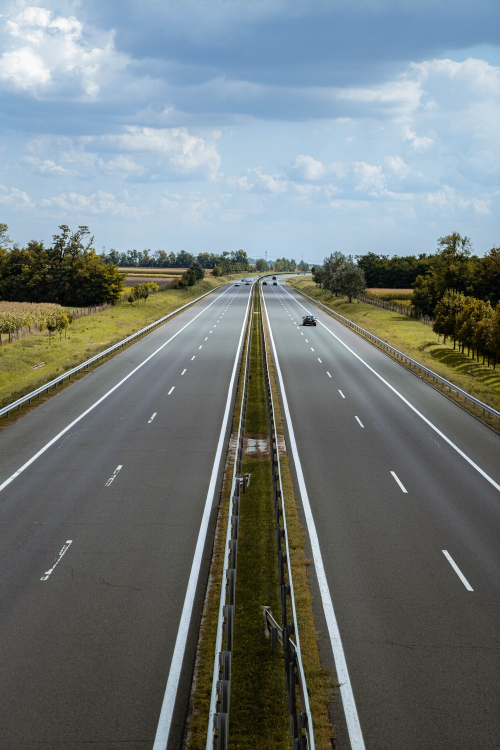
#> input picture road.jpg, 1000 x 1500 px (shown at 1/2 size)
$ python main.py
#> lines starting #> are read from the running program, lines starting #| are printed output that depends on the picture; after the words box and inside, x2 and y2 are one past the last pixel; in counts of white or black regions, pixels touching at a corner belong together
import math

import cv2
import matplotlib
import numpy
import numpy as np

img = cv2.imread('road.jpg', cv2.IMREAD_COLOR)
#> img is the input picture: shape (1500, 1000, 3); mean B, G, R 123.1, 122.7, 114

scale_percent = 40  # percent of original size
width = int(img.shape[1] * scale_percent / 100)
#> width = 400
height = int(img.shape[0] * scale_percent / 100)
#> height = 600
dim = (width, height)
#> dim = (400, 600)

# resize image
resized = cv2.resize(img, dim, interpolation=cv2.INTER_AREA)
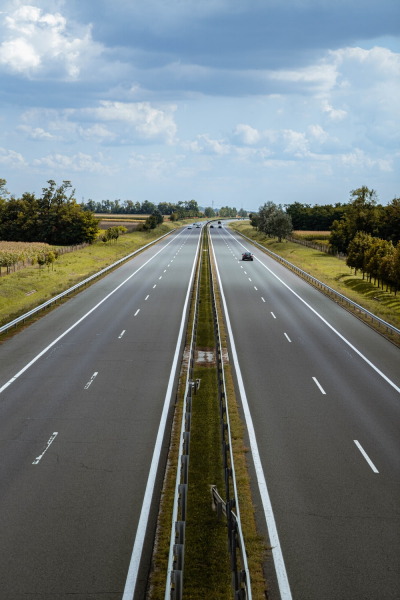
#> resized: shape (600, 400, 3); mean B, G, R 123.1, 122.7, 114
cv2.imshow('resized',resized)
cv2.waitKey(0)
cv2.destroyAllWindows()

#hsv
hsv_img = cv2.cvtColor(resized, cv2.COLOR_BGR2HSV)
#> hsv_img: shape (600, 400, 3); mean H, S, V 64.3, 57.3, 132.8
cv2.imshow('hsv',hsv_img)
cv2.waitKey(0)
cv2.destroyAllWindows()

h, s, v = hsv_img[:, :, 0], hsv_img[:, :, 1], hsv_img[:, :, 2]
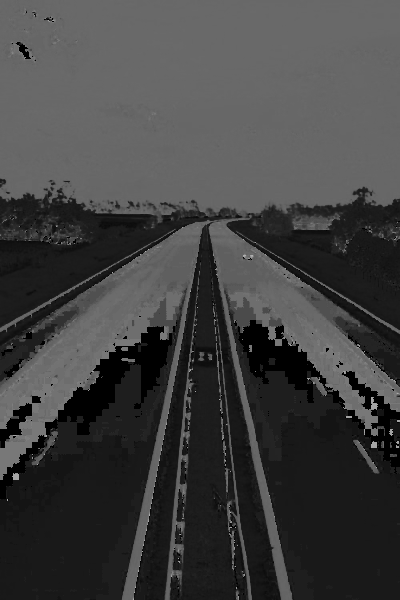
#> h: shape (600, 400); min 0, max 176, mean 64.3
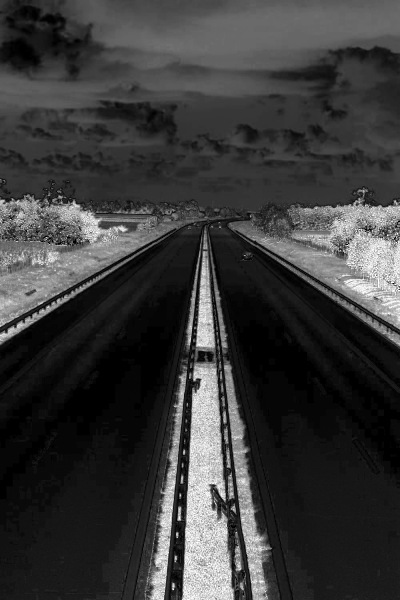
#> s: shape (600, 400); min 0, max 255, mean 57.3
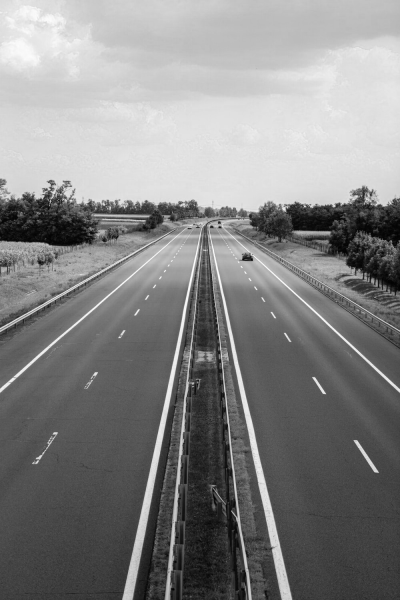
#> v: shape (600, 400); min 2, max 254, mean 132.8


blur = cv2.GaussianBlur(v, (3, 3), 0)
cv2.imshow("blur"+str(7), blur)
cv2.waitKey(0)
cv2.destroyAllWindows()
import scipy
# import numpy as np
# import matplotlib.pyplot as plt
# from mpl_toolkits.mplot3d import Axes3D
#
# # generate some sample data
#
#
#
#
# # create the x and y coordinate arrays (here we just use pixel indices)
# xx, yy = np.mgrid[0:v.shape[0], 0:v.shape[1]]
#
# # create the figure
# fig = plt.figure()
# ax = fig.gca(projection='3d')
# ax.plot_surface(xx, yy, v ,rstride=1, cstride=1, cmap=plt.cm.gray,
#         linewidth=0)
#
# # show it
# plt.show()

dst = cv2.Canny(v,100,200)
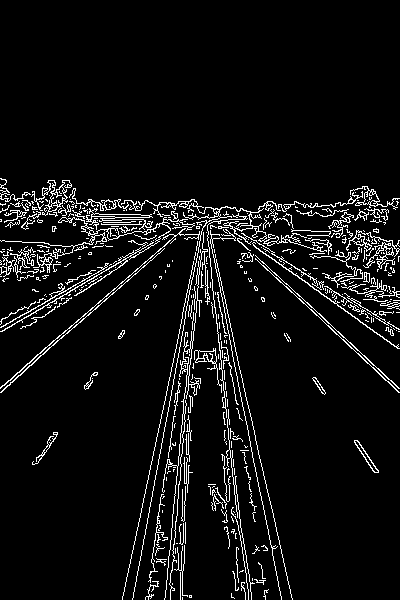
#> dst: shape (600, 400); 6.2% white in thin lines or dots, all inside (x1, y1, x2, y2) = (0, 178, 400, 600)
cv2.imshow('edges',dst)
cv2.waitKey(0)
cv2.destroyAllWindows()


# Copy edges to the images that will display the results in BGR
cdst = cv2.cvtColor(dst, cv2.COLOR_GRAY2BGR)
cdstP = np.copy(cdst)

lines = cv2.HoughLines(dst, 1, np.pi / 180, 150, None, 0, 0)
#> lines = 23 rows, first 8: [244, 0.209], [-150, 2.91], [237, 0.157], [-161, 2.95], [225, 0.105], [295, 0.855], [220, 0.0873], [-181, 3.04]

if lines is not None:
    for i in range(0, len(lines)):
        rho = lines[i][0][0]
        theta = lines[i][0][1]
        a = math.cos(theta)
        b = math.sin(theta)
        x0 = a * rho
        y0 = b * rho
        pt1 = (int(x0 + 1000 * (-b)), int(y0 + 1000 * a))
        pt2 = (int(x0 - 1000 * (-b)), int(y0 - 1000 * a))
        cv2.line(cdst, pt1, pt2, (0, 0, 255), 3, cv2.LINE_AA)
#> this loop made 23 passes
#> (rho, theta, a, b, x0, y0, pt1, pt2) on passes 1 to 10: (244, 0.209, 0.978, 0.208, 238.7, 50.73, (30, 1028), (446, -927)), (-150, 2.91, -0.974, 0.225, 146.2, -33.74, (-78, -1008), (371, 940)), (237, 0.157, 0.988, 0.156, 234.1, 37.07, (77, 1024), (390, -950)), (-161, 2.95, -0.982, 0.191, 158, -30.72, (-32, -1012), (348, 950)), (225, 0.105, 0.995, 0.105, 223.8, 23.52, (119, 1018), (328, -971)), (295, 0.855, 0.656, 0.755, 193.5, 222.6, (-561, 878), (948, -433)), (220, 0.0873, 0.996, 0.0872, 219.2, 19.17, (132, 1015), (306, -977)), (-181, 3.04, -0.995, 0.105, 180, -18.92, (75, -1013), (284, 975)), (12, 2.32, -0.682, 0.731, -8.18, 8.78, (-739, -673), (723, 690)), (-184, 3.04, -0.995, 0.105, 183, -19.23, (78, -1013), (287, 975))
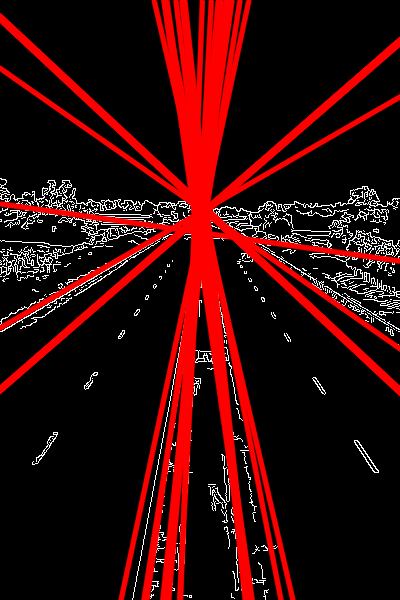
#> cdst: shape (600, 400, 3); mean B, G, R 9, 9, 52.9

linesP = cv2.HoughLinesP(dst, 1, np.pi / 180, 50, None, 50, 10)
#> linesP = 110 rows, first 6: [122, 599, 197, 244], [227, 313, 292, 598], [218, 314, 241, 532], [248, 252, 399, 392], [237, 238, 398, 388], [189, 201, 399, 348]

if linesP is not None:
    for i in range(0, len(linesP)):
        l = linesP[i][0]
        cv2.line(cdstP, (l[0], l[1]), (l[2], l[3]), (0, 0, 255), 3, cv2.LINE_AA)
#> this loop made 110 passes
#> l on passes 1 to 12: [122, 599, 197, 244], [227, 313, 292, 598], [218, 314, 241, 532], [248, 252, 399, 392], [237, 238, 398, 388], [189, 201, 399, 348], [205, 216, 239, 534], [183, 542, 185, 483], [342, 239, 398, 245], [5, 203, 211, 228], [4, 388, 199, 218], [190, 348, 198, 261]
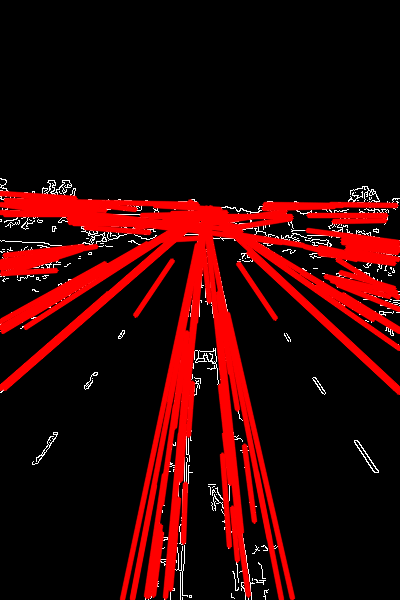
#> cdstP: shape (600, 400, 3); mean B, G, R 3.8, 3.8, 47.5


cv2.imshow("Detected Lines (in red) - Standard Hough Line Transform", cdst)
cv2.imshow("Detected Lines (in red) - Probabilistic Line Transform", cdstP)

cv2.waitKey()
